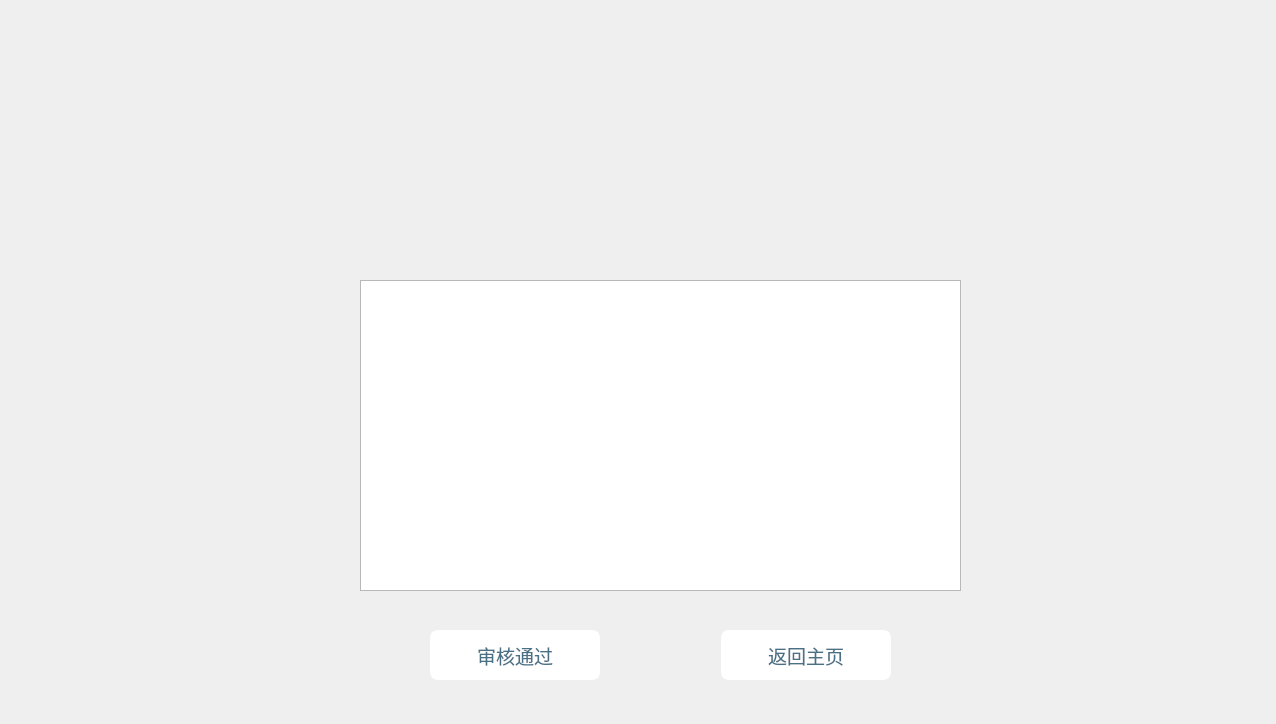
<?xml version="1.0" encoding="UTF-8"?>
<ui version="4.0">
 <class>hotelConfirm</class>
 <widget class="QWidget" name="hotelConfirm">
  <property name="geometry">
   <rect>
    <x>0</x>
    <y>0</y>
    <width>1276</width>
    <height>724</height>
   </rect>
  </property>
  <property name="minimumSize">
   <size>
    <width>1276</width>
    <height>724</height>
   </size>
  </property>
  <property name="maximumSize">
   <size>
    <width>1276</width>
    <height>724</height>
   </size>
  </property>
  <property name="windowTitle">
   <string>Form</string>
  </property>
  <widget class="QFrame" name="frame">
   <property name="geometry">
    <rect>
     <x>0</x>
     <y>0</y>
     <width>1276</width>
     <height>724</height>
    </rect>
   </property>
   <property name="styleSheet">
    <string notr="true">#frame{border-image: url(:/Picture/hotelconfirm.jpg);border-top-left-radius:15px;border-top-right-radius:15px;border-bottom-left-radius:15px;border-bottom-right-radius:15px;}</string>
   </property>
   <property name="frameShape">
    <enum>QFrame::StyledPanel</enum>
   </property>
   <property name="frameShadow">
    <enum>QFrame::Raised</enum>
   </property>
   <widget class="QTableWidget" name="tableWidget">
    <property name="geometry">
     <rect>
      <x>360</x>
      <y>280</y>
      <width>601</width>
      <height>311</height>
     </rect>
    </property>
   </widget>
   <widget class="QPushButton" name="pushButton_2">
    <property name="geometry">
     <rect>
      <x>721</x>
      <y>630</y>
      <width>170</width>
      <height>50</height>
     </rect>
    </property>
    <property name="font">
     <font>
      <family>华文新魏</family>
      <pointsize>14</pointsize>
     </font>
    </property>
    <property name="styleSheet">
     <string notr="true">background-color:rgb(255,255,255);border: 3px solid white;border-radius:8px;color:rgb(74,112,133);</string>
    </property>
    <property name="text">
     <string>返回主页</string>
    </property>
   </widget>
   <widget class="QPushButton" name="pushButton">
    <property name="geometry">
     <rect>
      <x>430</x>
      <y>630</y>
      <width>170</width>
      <height>50</height>
     </rect>
    </property>
    <property name="minimumSize">
     <size>
      <width>0</width>
      <height>0</height>
     </size>
    </property>
    <property name="font">
     <font>
      <family>华文新魏</family>
      <pointsize>14</pointsize>
     </font>
    </property>
    <property name="styleSheet">
     <string notr="true">background-color:rgb(255,255,255);border: 3px solid white;border-radius:8px;color:rgb(74,112,133);</string>
    </property>
    <property name="text">
     <string>审核通过</string>
    </property>
   </widget>
   <widget class="QLabel" name="result">
    <property name="geometry">
     <rect>
      <x>940</x>
      <y>80</y>
      <width>290</width>
      <height>50</height>
     </rect>
    </property>
    <property name="font">
     <font>
      <family>华文新魏</family>
      <pointsize>14</pointsize>
     </font>
    </property>
    <property name="styleSheet">
     <string notr="true">color: rgb(255, 255, 255);</string>
    </property>
    <property name="text">
     <string/>
    </property>
    <property name="alignment">
     <set>Qt::AlignCenter</set>
    </property>
   </widget>
  </widget>
 </widget>
 <resources/>
 <connections/>
</ui>
